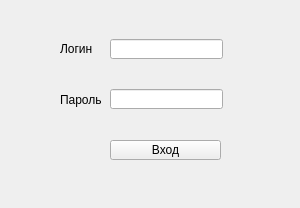
<?xml version="1.0" encoding="UTF-8"?>
<ui version="4.0">
 <class>Login_window</class>
 <widget class="QDialog" name="Login_window">
  <property name="geometry">
   <rect>
    <x>0</x>
    <y>0</y>
    <width>300</width>
    <height>208</height>
   </rect>
  </property>
  <property name="windowTitle">
   <string>Авторизация</string>
  </property>
  <property name="windowIcon">
   <iconset resource="resourse.qrc">
    <normaloff>:/photo/Авторизация2.ico</normaloff>:/photo/Авторизация2.ico</iconset>
  </property>
  <widget class="QLineEdit" name="inputLogin">
   <property name="geometry">
    <rect>
     <x>110</x>
     <y>39</y>
     <width>113</width>
     <height>20</height>
    </rect>
   </property>
  </widget>
  <widget class="QLineEdit" name="inputPassword">
   <property name="geometry">
    <rect>
     <x>110</x>
     <y>89</y>
     <width>113</width>
     <height>20</height>
    </rect>
   </property>
   <property name="echoMode">
    <enum>QLineEdit::Normal</enum>
   </property>
  </widget>
  <widget class="QLabel" name="labelLogin">
   <property name="geometry">
    <rect>
     <x>60</x>
     <y>39</y>
     <width>51</width>
     <height>20</height>
    </rect>
   </property>
   <property name="text">
    <string>Логин</string>
   </property>
  </widget>
  <widget class="QLabel" name="labelPassword">
   <property name="geometry">
    <rect>
     <x>60</x>
     <y>90</y>
     <width>51</width>
     <height>20</height>
    </rect>
   </property>
   <property name="text">
    <string>Пароль</string>
   </property>
  </widget>
  <widget class="QToolButton" name="buttonEntry">
   <property name="enabled">
    <bool>true</bool>
   </property>
   <property name="geometry">
    <rect>
     <x>110</x>
     <y>140</y>
     <width>111</width>
     <height>20</height>
    </rect>
   </property>
   <property name="text">
    <string>Вход</string>
   </property>
   <property name="checkable">
    <bool>false</bool>
   </property>
   <property name="checked">
    <bool>false</bool>
   </property>
   <property name="autoRepeat">
    <bool>false</bool>
   </property>
   <property name="autoExclusive">
    <bool>false</bool>
   </property>
   <property name="popupMode">
    <enum>QToolButton::InstantPopup</enum>
   </property>
   <property name="autoRaise">
    <bool>false</bool>
   </property>
   <property name="arrowType">
    <enum>Qt::NoArrow</enum>
   </property>
  </widget>
 </widget>
 <resources>
  <include location="resourse.qrc"/>
 </resources>
 <connections/>
</ui>
